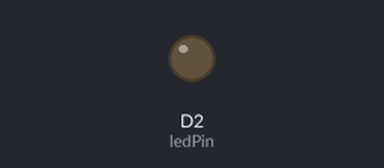
This sketch was run on a simulated ESP8266 (NodeMCU). On the bench: output pins drawn as LEDs (lit = HIGH). WiFi joins after 1.5 s; servers stay silent unless stated; the Firebase database answers and starts empty; what the sketch prints to the serial monitor is not drawn.

Above: at 0.1 s.
At 1.9 s:
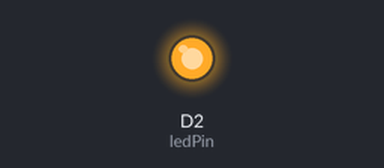
Timing chart, 0 to 3.4 s (numbered marks = the images above):
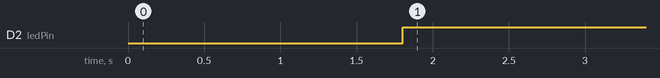

The sketch:

Hardware_Code.ino
```cpp
#include <ESP8266WiFi.h>
#include <FirebaseArduino.h>

// Set these to run example.
#define FIREBASE_HOST "smart-sunlight.firebaseio.com"
#define FIREBASE_AUTH "pmsAEfTaaBuYy8dsUVZKEXnZ9q4kIYlZ9lHtGTBD"
#define WIFI_SSID "Tenda_7C0260"
#define WIFI_PASSWORD "zabhitak"

int ledPin = D2;

void setup() {
  Serial.begin(9600);
  pinMode(ledPin,OUTPUT);

  // connect to wifi.
  WiFi.begin(WIFI_SSID, WIFI_PASSWORD);
  Serial.print("connecting");
  while (WiFi.status() != WL_CONNECTED) {
    Serial.print(".");
    delay(500);
  }
  Serial.println();
  Serial.print("connected: ");
  Serial.println(WiFi.localIP());

  Firebase.begin(FIREBASE_HOST, FIREBASE_AUTH);
  Firebase.setInt("Room",0);
}
int n = 0;
void room()
{
  n=Firebase.getInt("Rooms/Block A/A-201/LEDs/LED 1/Value");
  Serial.println(n);
  if(n==0)
  {
    digitalWrite(ledPin,HIGH);
  }
  else
  {
    digitalWrite(ledPin,LOW);
  }
}

void loop() {
room();
}
```

Measured:
- by itself, D2 (ledPin): LOW → HIGH at 1.8 s
